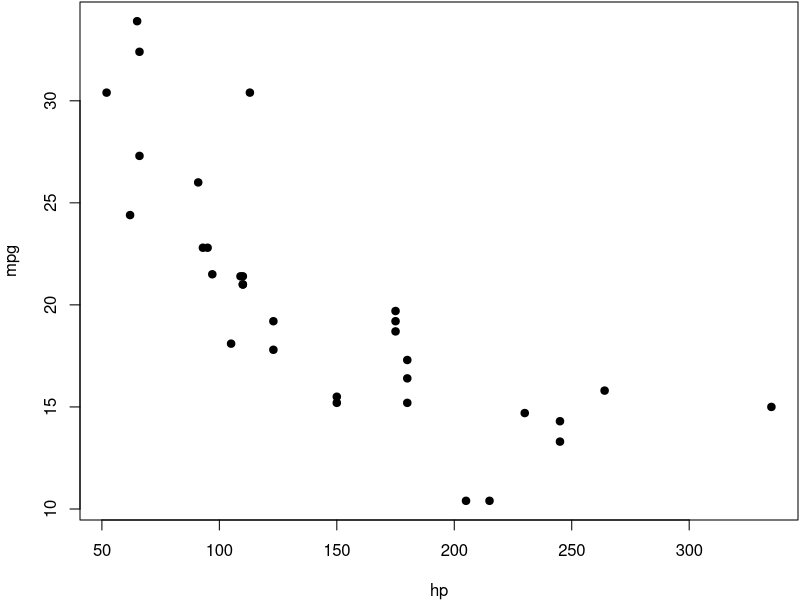
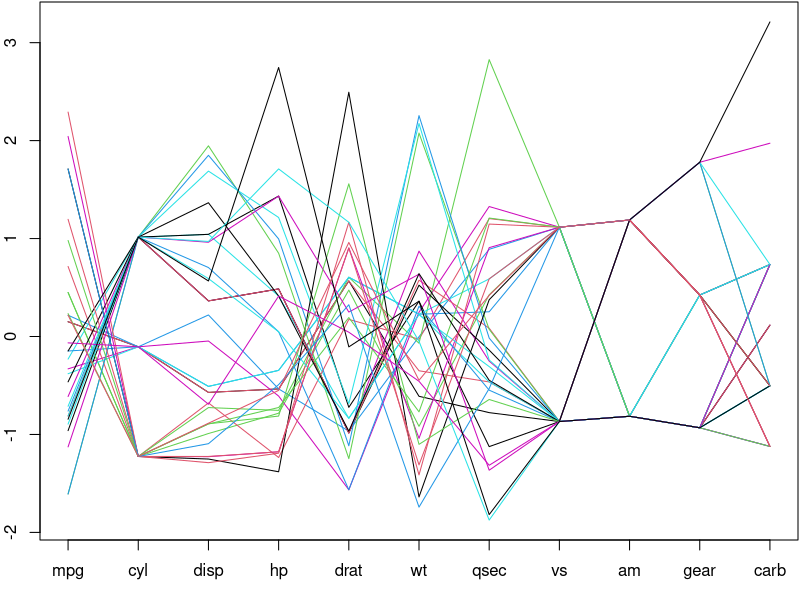

Reproduce these figures in R, in order.
## ---- chunk 1
library(knitr)
opts_knit$set(upload.fun = imgur_upload, base.url = NULL) # upload all images to imgur.com
opts_chunk$set(fig.width=3.5, fig.height=3.5, cache=TRUE)
## a simple calculator
1+1
## boring random numbers
set.seed(123)
rnorm(5)
par(mar = c(4, 4, .1, .1))
plot(mpg~hp, data=mtcars, pch=19)
par(mar = c(3, 2, .1, .1))
matplot(t(scale(mtcars)), lty=1, type='l', xaxt='n', ylab='')
axis(1, seq(ncol(mtcars)), colnames(mtcars))
